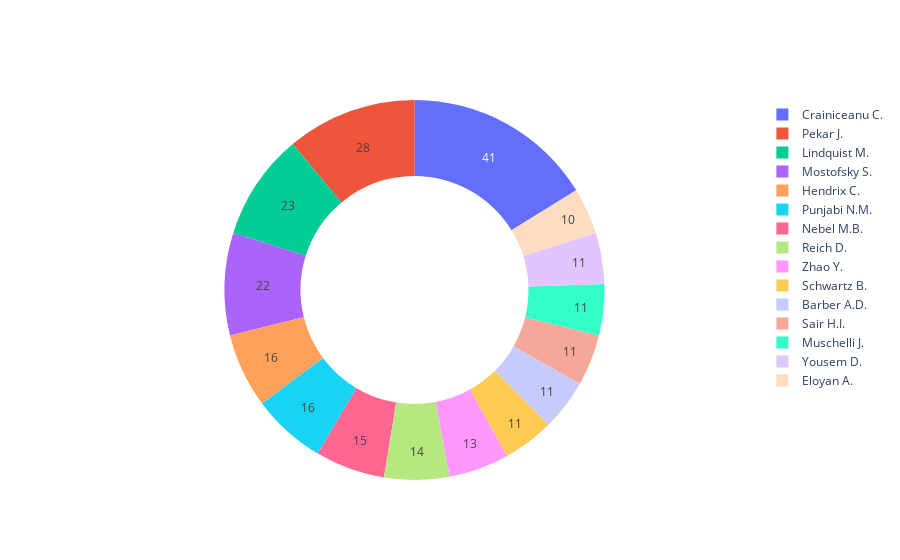

The cell this chart's notebook holds for it:
### Markdown cell above
I have published with 625 coauthors. Here is authors that I have had 10 or over manuscripts with.

### Code cell
text = [s.split(',') for s in dat['Authors']]
text = [b.lstrip() for a in text for b in a]
#pd.set_option('display.max_rows', None)
authors = pd.DataFrame({'Author' : text}).value_counts().reset_index()#.sort_values("Author")
authors = authors.rename(columns = {0 : 'Count'})
authors = authors.loc[authors['Author'] != 'Caffo B.']
authors.loc[authors['Count'] < 10, 'Author'] = 'Other'
## Decided to get rid of those rows
authors = authors.loc[authors['Author'] != 'Other']

#fig = px.bar(authors, x = "Author", y = "Count")

labels = authors['Author']
values = authors['Count']

fig = go.Figure(data=[go.Pie(labels=labels, values=values, hole=.6)])
fig.update_traces(textinfo='value')

fig = fig.update_layout({
    'plot_bgcolor' : 'rgba(0, 0, 0, 0)',
    'paper_bgcolor' : 'rgba(0, 0, 0, 0)'})

fig.show()

### Figure 1 — Plotly figure (JSON) as saved in the notebook; plotly's stock layout.template omitted (floating-point values rounded to 4 significant figures)
{"data": [{"hole": 0.6, "labels": ["Crainiceanu C.", "Pekar J.", "Lindquist M.", "Mostofsky S.", "Hendrix C.", "Punjabi N.M.", "Nebel M.B.", "Reich D.", "Zhao Y.", "Schwartz B.", "Barber A.D.", "Sair H.I.", "Muschelli J.", "Yousem D.", "Eloyan A."], "textinfo": "value", "type": "pie", "values": [41, 28, 23, 22, 16, 16, 15, 14, 13, 11, 11, 11, 11, 11, 10]}], "layout": {"autosize": true, "paper_bgcolor": "rgba(0, 0, 0, 0)", "plot_bgcolor": "rgba(0, 0, 0, 0)"}}
